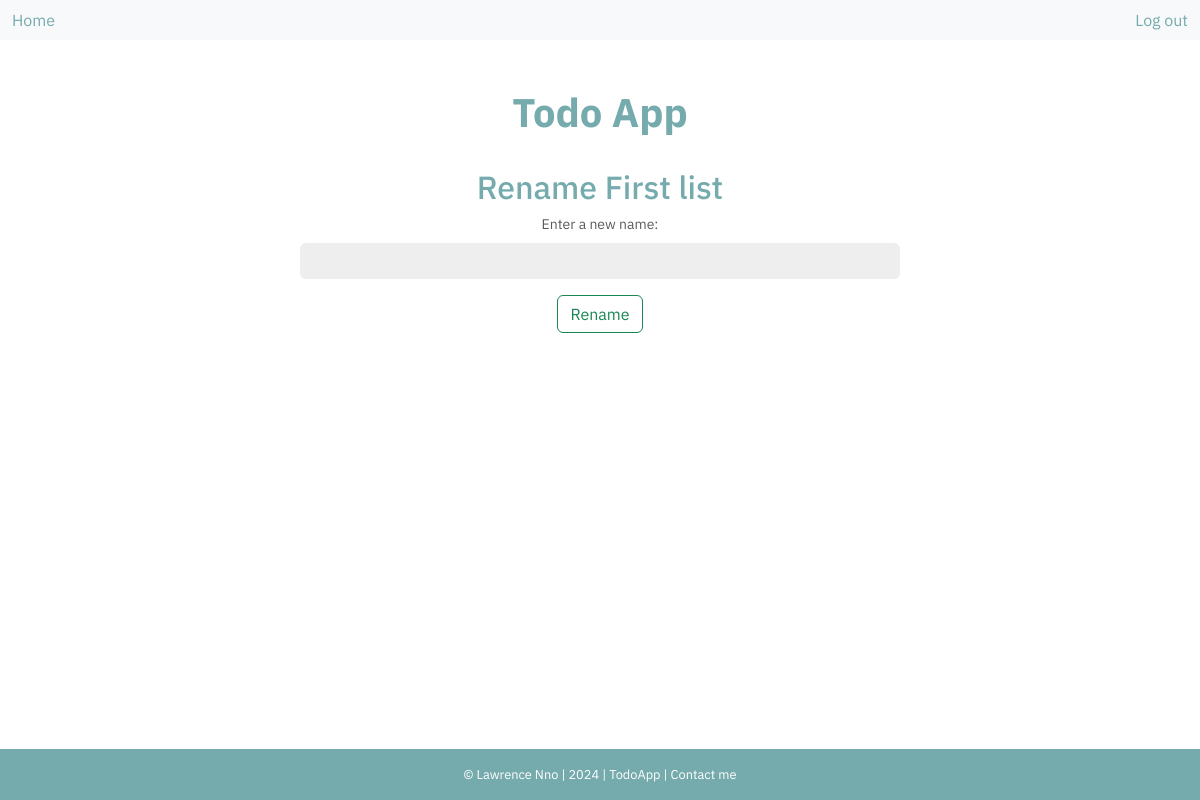
Before: /rename/1 (signed in) with the older database file.
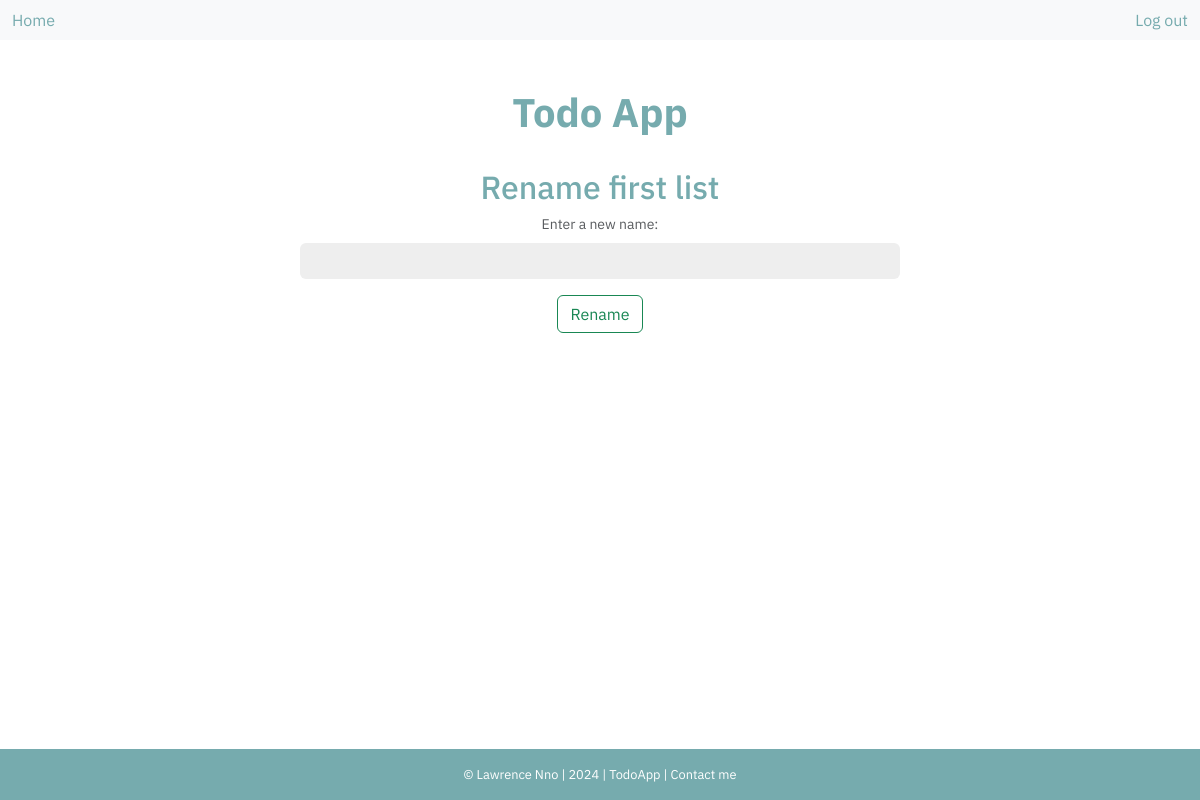
After: the same page with the newer database file.
### main.py (models this page shows)
class TodoList(db.Model):
    id: Mapped[int] = mapped_column(primary_key=True)
    list: Mapped[str] = mapped_column(unique=True)
    todo_tasks: Mapped[str] = relationship("TodoTask", back_populates="todolist")
    list_user: Mapped[str] = relationship("User", back_populates="user_list")
    list_user_id: Mapped[str] = mapped_column(ForeignKey("user.id"))

### main.py (the view)
@app.route('/rename/<list_id>', methods=["GET", "POST", "PATCH"])
@login_required
def rename(list_id):
    form = RenameForm()
    todo_list = db.session.execute(db.select(TodoList).where(TodoList.id == list_id)).scalar()
    new_name = form.new_task.data
    if form.validate_on_submit():
        method = request.form.get('_method', '').upper()
        if method in ['PATCH', 'DELETE']:
            todo_list.list = new_name
            db.session.commit()
            return redirect(url_for('list_page', list_id=todo_list.id))
    return render_template("rename.html", form=form, todo_list=todo_list, logged_in=current_user.is_authenticated, footer_time=footer_time)

### main.py
class RenameForm(FlaskForm):
    new_task = StringField(label="Enter a new name:", validators=[input_required()], render_kw={"placeholder": "", "class": "form-control mb-3 mx-auto"})
    submit = SubmitField(label="Rename", render_kw={"class": "btn btn-outline-success"})

### main.py (called while the page is built)
@login_manager.user_loader
def load_user(user_id):
    return db.session.execute(db.select(User).where(User.id == user_id)).scalar()

    def __call__(self, environ, start_response):
        method = environ.get('HTTP_X_HTTP_METHOD_OVERRIDE', '').upper()
        if method in self.allowed_methods:
            environ['REQUEST_METHOD'] = method
        if method in self.bodyless_methods:
            environ['CONTENT_LENGTH'] = '0'
        return self.app(environ, start_response)

### templates/rename.html (shortened to what this page needs)
<!doctype html>
<html lang="en">
  <head>
    <link href="https://cdn.jsdelivr.net/npm/bootstrap@5.3.3/dist/css/bootstrap.min.css" rel="stylesheet">
    <link rel="stylesheet" href="{{ url_for('static', filename='css/style.css') }}">
  </head>
  <body>
    <nav class="navbar navbar-expand-lg bg-body-tertiary">
      <div class="container-fluid">
        <a class="nav-link active" aria-current="page" href="{{ url_for('index') }}">Home</a>
        <div class="ms-auto">
        {% if not logged_in: %}
        <a class="nav-link active" aria-current="page" href="{{ url_for('login') }}">Log in</a>
        {% else: %}
        <a class="nav-link active" aria-current="page" href="{{ url_for('logout') }}">Log out</a>
        {% endif %}
        </div>
      </div>
    </nav>
    <div class="container-fluid">
      <div class="container-fluid">
        <div class="row text-center">
            <div class="col-9 mx-auto">
              <a href="{{ url_for('index') }}" class="index-lists"><h1 class="todoapp">Todo App</h1></a>
            </div>
        </div>
        <div class="row text-center">
          <div class="col-9 mx-auto">
            <h2 class="rename-list">Rename {{ todo_list.list }}</h2>
            <form method="POST">
              <div class="form-text">{{ form.new_task.label }}</div>
              {{ form.new_task }}
              {{ form.submit }}
            </form>
            <br>
            <br>
          </div>
        </div>
      </div>
    </div>
    <div class="footer text-center">
      <div class="footer-text">&copy; <a class="footer-link" href="https://lawrence-nno.online">Lawrence Nno</a> | {{ footer_time }} | TodoApp | <a class="footer-link" href="https://lawrence-nno.online/#contact">Contact me</a></div>
    </div>
  </body>
</html>

Changed rows visible on the page:
changed TodoList: list "First list" → "first list"
